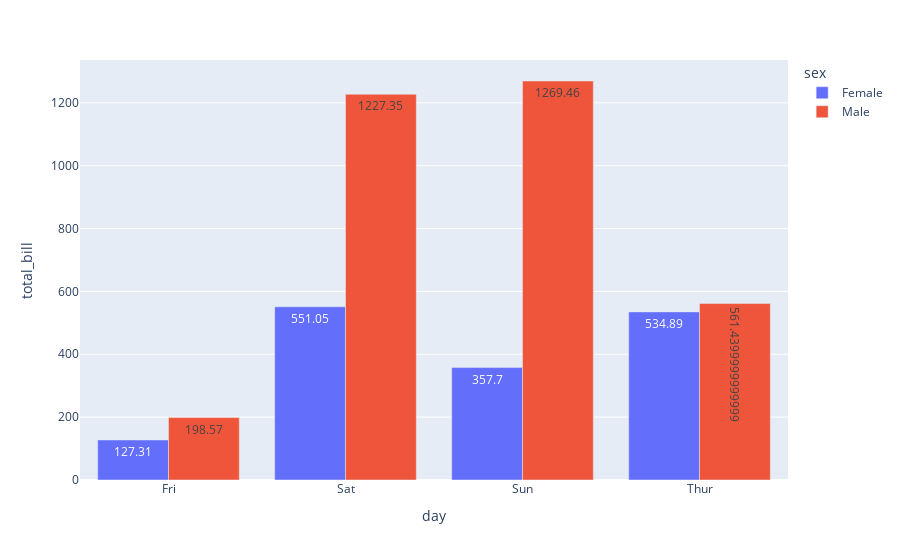

Notebook cell for this chart:
### Code cell
fig = px.bar(df2, x = 'day',y='total_bill', color = 'sex', text = 'total_bill', barmode='group')
fig.show()

### Figure 1 — Plotly figure (JSON) as saved in the notebook; plotly's stock layout.template omitted (floating-point values rounded to 4 significant figures)
{"data": [{"alignmentgroup": "True", "hovertemplate": "sex=Female<br>day=%{x}<br>total_bill=%{text}<extra></extra>", "legendgroup": "Female", "marker": {"color": "#636efa", "pattern": {"shape": ""}}, "name": "Female", "offsetgroup": "Female", "orientation": "v", "showlegend": true, "text": [127.3, 551.0, 357.7, 534.9], "textposition": "auto", "type": "bar", "x": ["Fri", "Sat", "Sun", "Thur"], "xaxis": "x", "y": [127.3, 551.0, 357.7, 534.9], "yaxis": "y"}, {"alignmentgroup": "True", "hovertemplate": "sex=Male<br>day=%{x}<br>total_bill=%{text}<extra></extra>", "legendgroup": "Male", "marker": {"color": "#EF553B", "pattern": {"shape": ""}}, "name": "Male", "offsetgroup": "Male", "orientation": "v", "showlegend": true, "text": [198.6, 1227.0, 1269.0, 561.4], "textposition": "auto", "type": "bar", "x": ["Fri", "Sat", "Sun", "Thur"], "xaxis": "x", "y": [198.6, 1227.0, 1269.0, 561.4], "yaxis": "y"}], "layout": {"barmode": "group", "legend": {"title": {"text": "sex"}, "tracegroupgap": 0}, "margin": {"t": 60}, "xaxis": {"anchor": "y", "domain": [0, 1], "title": {"text": "day"}}, "yaxis": {"anchor": "x", "domain": [0, 1], "title": {"text": "total_bill"}}}}
